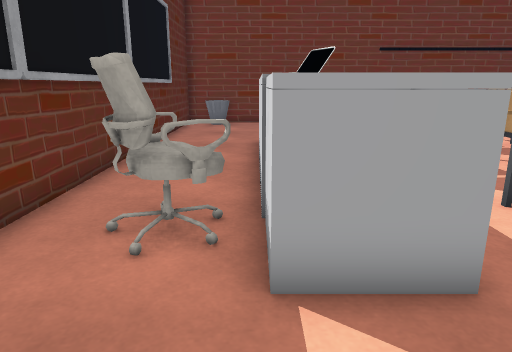
View 1 (above)

21 first-person views from a walk through a scene from a Unity 3-D project. The camera is 1.2 m above the floor, tilts 14° down and sees 70° across. The floor is counted in squares, 0.57 m on a side. Each view is taken from the middle of a square. On the plan, view 1 faces up. The plan holds only what a view shows up to about 19 squares ahead; the rest is blank. The place goes on beyond the plan. The player character is not drawn.

View 2
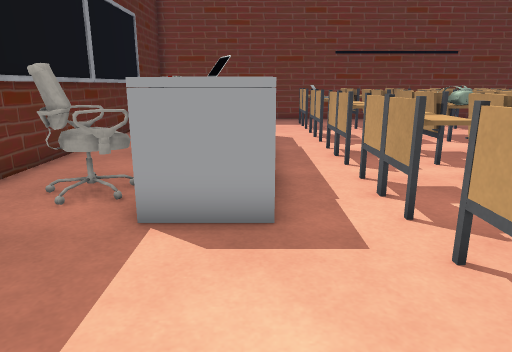

View 3
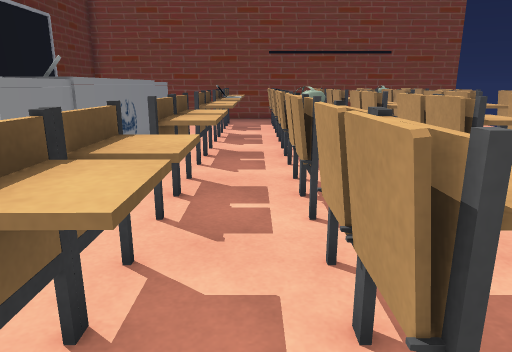

View 4
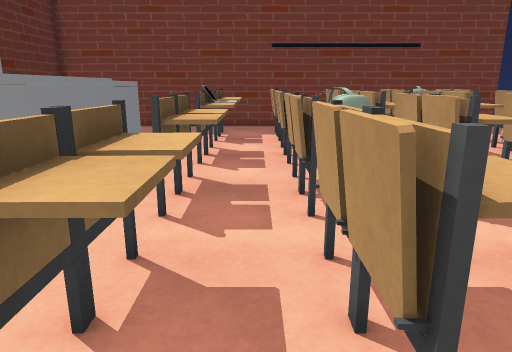

View 5
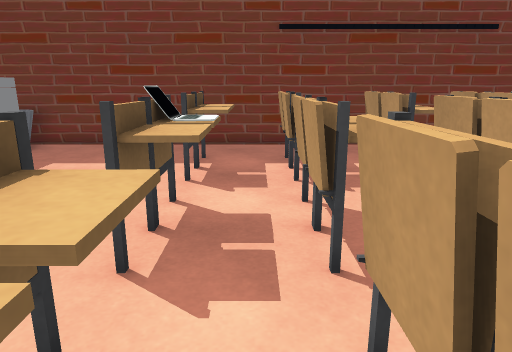

View 6
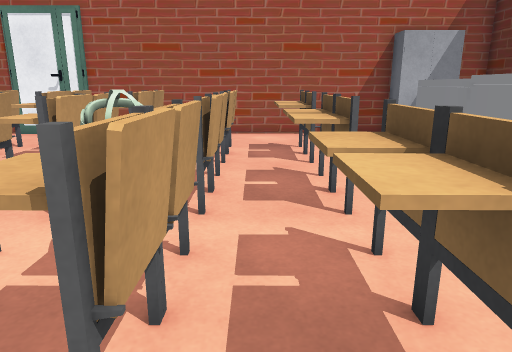

View 7
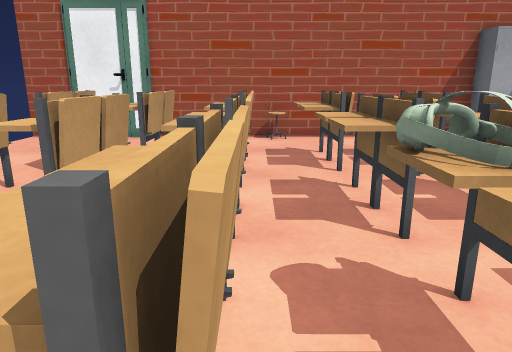

View 8
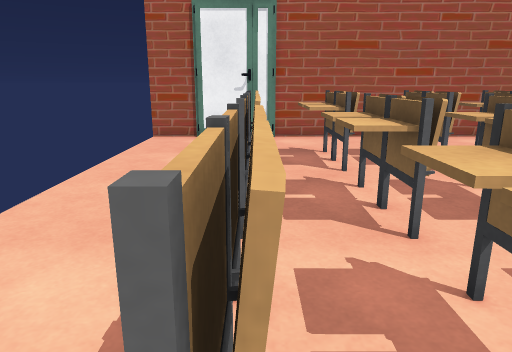

View 9
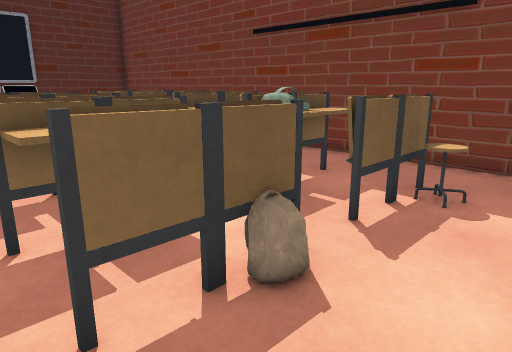

View 10
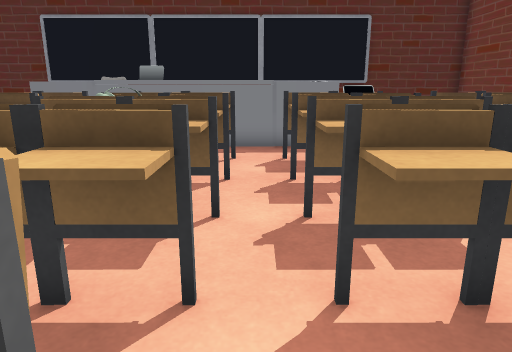

View 11
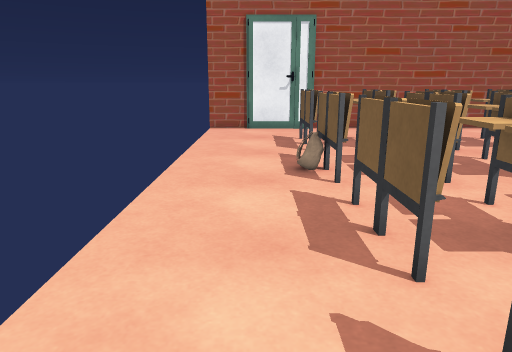

View 12
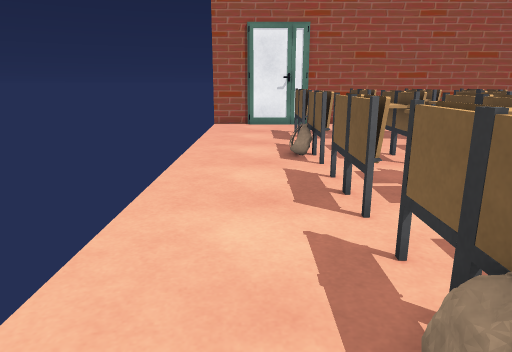

View 13
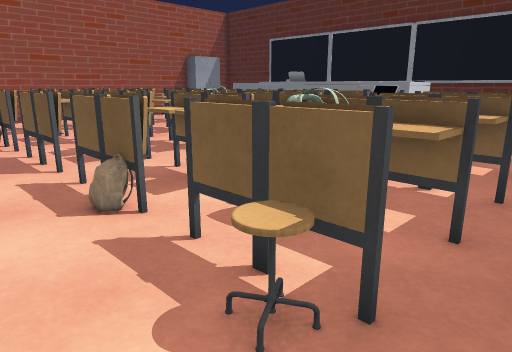

View 14
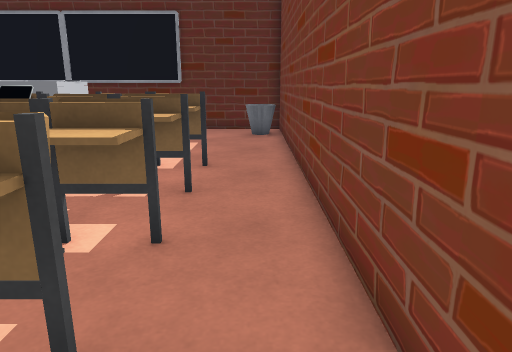

View 15
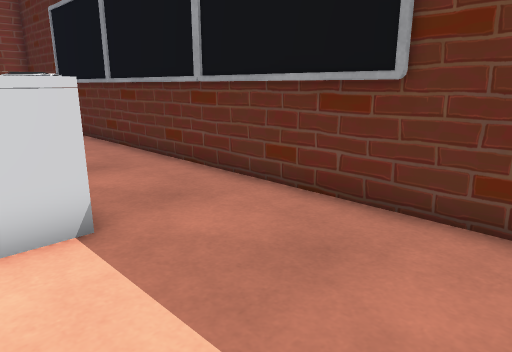

View 16
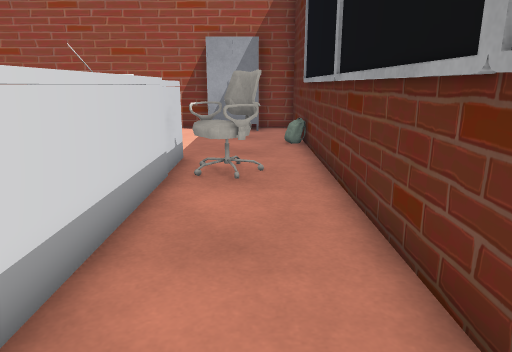

View 17
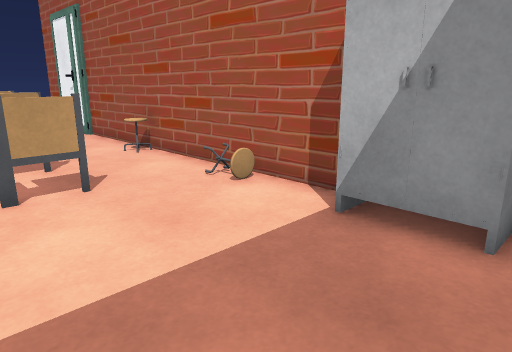

View 18
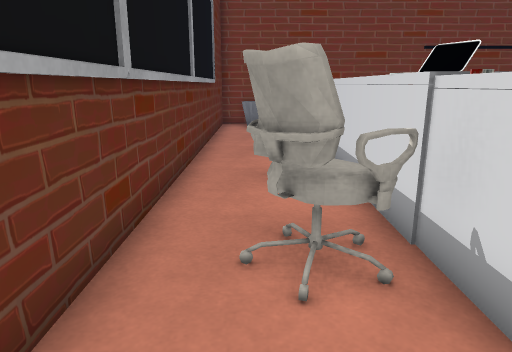

View 19
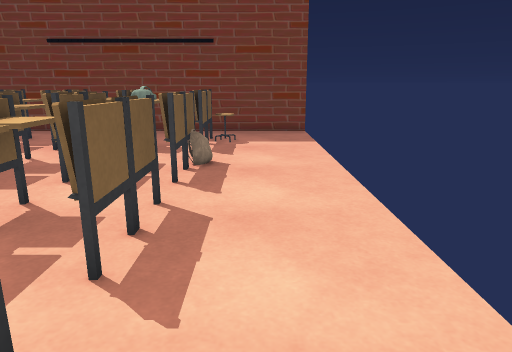

View 20
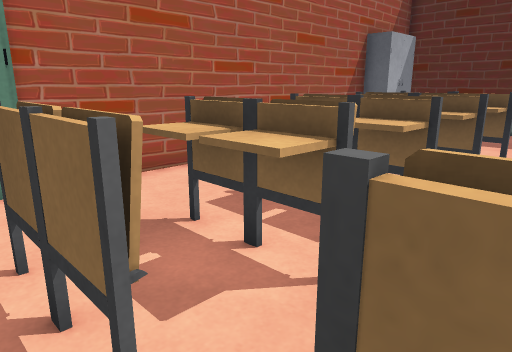

View 21
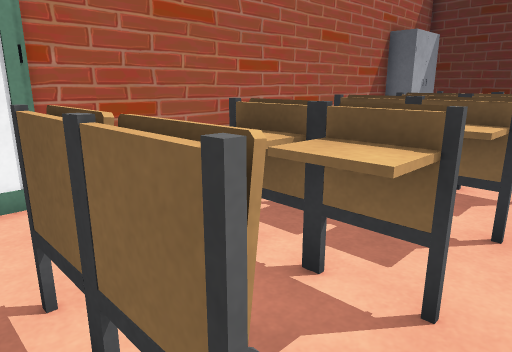

### Floor plan
Key: @ floor where view 1 was taken; # wall or solid block; x gap in a wall; . floor; = window, fence, low wall or low ledge; ^ raised ledge; L laptop; O other object.
Columns run from 4 left of view 1 to 18 right of it. Each row starts with its distance up from view 1.
 21 #######################
 20 #OOO...................
 19 #............##........
 18 #.......=^.^^^^#^^#O...
 17 #.......=^.^^^^###=....
 16 #.......#^.^.#^####....
 15 #........x...# ##......
 14 #...OOO.LL.^^^^#^^O....
 13 #...OOO..^.^^^^#^^=....
 12 #...OOO..^.^^^^#^^#....
 11 #...O O................
 10 #...O O.=^.^^^^#^^=....
  9 #...OOO.=^.##^^#^^=....
  8 #...OLO.=^.OO^^ ^^=....
  7 #...LLO................
  6 #.OOOOO.=^.^^^^#^^=....
  5 #.OOO O..^.^^^^ ^^#....
  4 #.OOO O..^.^^^^ ^^=....
  3 #...OOO......x. #......
  2 #.......#^.^.#^#^.x....
  1 #.......=^.^^^^#^^=....
  0 #...@...=^.^^^^#^^=....
 -1 #............# ........
 -2 #......................
 -3 #.###.......O..........
 -4 ############O##########

Positions as (right, up) in squares from view 1, and headings:
1: (0, 0), facing up
2: (2, -2), facing up
3: (6, -2), facing up
4: (6, 2), facing up
5: (6, 8), facing up
6: (6, 12), facing down
7: (9, 11), facing down
8: (14, 11), facing down
9: (17, 11), facing up-left
10: (15, 11), facing left
11: (16, 14), facing down
12: (16, 16), facing down
13: (17, 20), facing down-left
14: (14, 20), facing left
15: (2, 19), facing down-left
16: (-2, 14), facing down
17: (-3, 2), facing down-right
18: (-2, 1), facing up
19: (16, 4), facing up
20: (15, 4), facing down-left
21: (15, 3), facing down-left
